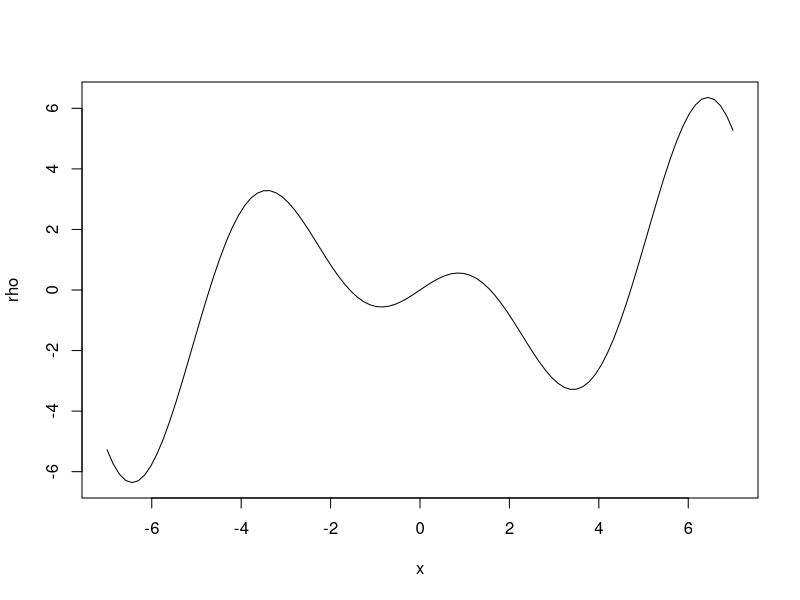

Generate this figure with R:
gradientDescent <- function(theta = 0, rhoFn, gradientFn, lineSearchFn, testConvergenceFn, 
                            maxIterations = 100, tolerance = 1e-06, relative = FALSE, lambdaStepsize = 0.01, 
                            lambdaMax = 0.5) {
  converged <- FALSE
  i <- 0
  while (!converged & i <= maxIterations) {
    g <- gradientFn(theta)  ## gradient
    glength <- sqrt(sum(g^2))  ## gradient direction
    if (glength > 0) {g <- g/glength}
    lambda <- lineSearchFn(theta, rhoFn, g, lambdaStepsize = lambdaStepsize, lambdaMax = lambdaMax)
    thetaNew <- theta - lambda * g
    converged <- testConvergenceFn(thetaNew, theta, tolerance = tolerance, relative = relative)
    theta <- thetaNew
    i <- i + 1
  }
  ## Return last value and whether converged or not
  list(theta = theta, converged = converged, iteration = i, fnValue = rhoFn(theta))
}

gridLineSearch <- function(theta, rhoFn, g, lambdaStepsize = 0.01, lambdaMax = 1) {
  ## grid of lambda values to search
  lambdas <- seq(from = 0, by = lambdaStepsize, to = lambdaMax)
  ## line search
  rhoVals <- sapply(lambdas, function(lambda) {
    rhoFn(theta - lambda * g)
  })
  ## Return the lambda that gave the minimum
  lambdas[which.min(rhoVals)]
}

testConvergence <- function(thetaNew, thetaOld, tolerance = 1e-10, relative = FALSE) {
  sum(abs(thetaNew - thetaOld)) < if (relative) 
    tolerance * sum(abs(thetaOld)) else tolerance
}




rho <- function(theta) {  # Original function
  theta * cos(theta)
}
g <- function(theta) {    # Derivative/gradient function
  cos(theta) - theta*sin(theta)
}
for (x in c(0, 4, -6)){
  print(gradientDescent(theta=x, rhoFn = rho, gradientFn = g, lineSearchFn = gridLineSearch, 
                  testConvergenceFn = testConvergence)$theta)
}

# The 3 runs produce different results because there are multiple local optima 
plot(rho, xlim=c(-7, 7))

# With different step sizes, the function converges to different values
gradientDescent(theta=-3, lambdaStepsize = 0.001, lambdaMax = 5, rhoFn = rho, gradientFn = g, lineSearchFn = gridLineSearch, 
                testConvergenceFn = testConvergence)$theta
gradientDescent(theta=-3, lambdaStepsize = 0.5, lambdaMax = 5, rhoFn = rho, gradientFn = g, lineSearchFn = gridLineSearch, 
                testConvergenceFn = testConvergence)$theta
gradientDescent(theta=-3, lambdaStepsize = 0.7, lambdaMax = 5, rhoFn = rho, gradientFn = g, lineSearchFn = gridLineSearch, 
                testConvergenceFn = testConvergence)$theta